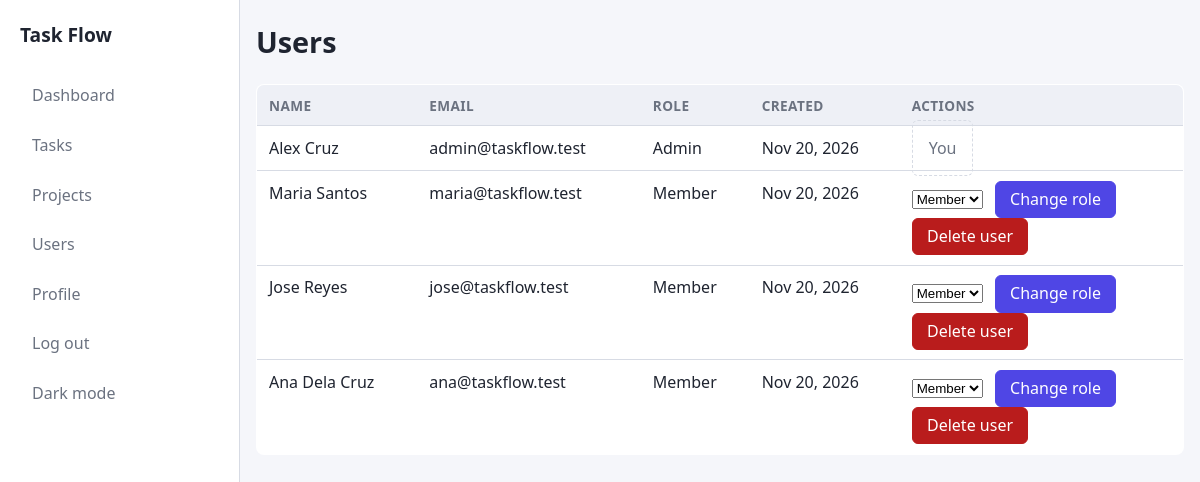
The page /pages/admin/users.php (signed in) on the database as committed earlier.
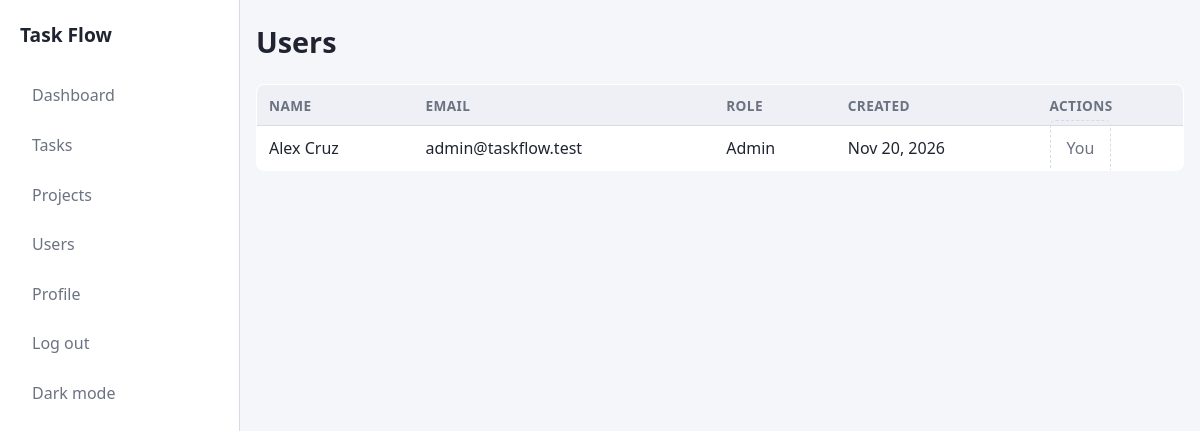
The same page on the database as committed later.
### tables this page shows
CREATE TABLE users (
    id INT AUTO_INCREMENT PRIMARY KEY,
    name VARCHAR(100) NOT NULL,
    email VARCHAR(150) NOT NULL UNIQUE,
    password_hash VARCHAR(255) NOT NULL,
    role ENUM('admin', 'member') NOT NULL DEFAULT 'member',
    avatar VARCHAR(255) NULL,
    created_at TIMESTAMP NOT NULL DEFAULT CURRENT_TIMESTAMP
);

### includes/functions.php (called while the page is built, shortened)
<?php
function e($value)
{
    return htmlspecialchars((string) $value, ENT_QUOTES, 'UTF-8');
}

### includes/auth.php (called while the page is built, shortened)
<?php
function isLoggedIn()
{
    return isset($_SESSION['user_id']);
}

### pages/admin/users.php (the view, shortened to what this page needs)
<?php
require_once dirname(__DIR__, 2) . '/config/database.php';
require_once BASE_PATH . '/includes/auth.php';
$own_id = (int) $_SESSION['user_id'];
$users = [];
try {
    $stmt = $pdo->query(
        'SELECT id, name, email, role, created_at
         FROM users
         ORDER BY id'
    );
    $users = $stmt->fetchAll();
} catch (PDOException $e) {
    logError($e->getMessage());
    $users = [];
}
$roles = ['admin' => 'Admin', 'member' => 'Member'];
$page_title = 'Users';
require_once BASE_PATH . '/includes/header.php';
?>
<h1>Users</h1>
<?php if (empty($users)): ?>
    <p class="empty">No users found.</p>
<?php else: ?>
    <table class="table">
        <thead>
            <tr>
                <th>Name</th>
                <th>Email</th>
                <th>Role</th>
                <th>Created</th>
                <th>Actions</th>
            </tr>
        </thead>
        <tbody>
            <?php foreach ($users as $user): ?>
                <?php $is_self = (int) $user['id'] === $own_id; ?>
                <tr>
                    <td><?php echo e($user['name']); ?></td>
                    <td><?php echo e($user['email']); ?></td>
                    <td><?php echo e(ucfirst($user['role'])); ?></td>
                    <td><?php echo e(date('M j, Y', strtotime($user['created_at']))); ?></td>
                    <td>
                        <?php if ($is_self): ?>
                            <span class="empty">You</span>
                        <?php else: ?>
                            <form method="post" action="<?php echo BASE_URL; ?>/pages/admin/users.php" class="row">
                                <select name="role">
                                    <?php foreach ($roles as $value => $label): ?>
                                        <option value="<?php echo e($value); ?>" <?php echo $user['role'] === $value ? 'selected' : ''; ?>>
                                            <?php echo e($label); ?>
                                        </option>
                                    <?php endforeach; ?>
                                </select>
                                <button type="submit" class="btn btn-primary">Change role</button>
                            </form>
                            <form method="post" action="<?php echo BASE_URL; ?>/pages/admin/users.php" class="row" onsubmit="return confirm('Delete this user? Their owned tasks and projects must be reassigned or deleted first.');">
                                <button type="submit" class="btn btn-danger">Delete user</button>
                            </form>
                        <?php endif; ?>
                    </td>
                </tr>
            <?php endforeach; ?>
        </tbody>
    </table>
<?php endif; ?>
<?php require_once BASE_PATH . '/includes/layout_end.php'; ?>

### includes/header.php (shortened to what this page needs)
<?php
require_once BASE_PATH . '/includes/auth.php';
$page_title = $page_title ?? 'Task Flow';
$is_auth_page = in_array($page_title, ['Log in', 'Register'], true);
$theme = 'light';
$next_theme = $theme === 'dark' ? 'light' : 'dark';
?>
<!DOCTYPE html>
<html lang="en">
<head>
    <link rel="stylesheet" href="<?php echo BASE_URL; ?>/assets/css/style.css">
</head>
<body class="theme-<?php echo e($theme); ?>"<?php echo $is_auth_page ? ' id="auth-page"' : ''; ?>>
    <div class="layout">
        <?php if (!$is_auth_page): ?>
            <aside class="sidebar">
                <a href="<?php echo BASE_URL; ?>/index.php"><strong>Task Flow</strong></a>
                <nav aria-label="Main navigation">
                    <?php if (isLoggedIn()): ?>
                        <a href="<?php echo BASE_URL; ?>/pages/dashboard.php">Dashboard</a>
                        <a href="<?php echo BASE_URL; ?>/pages/tasks/index.php">Tasks</a>
                        <?php if (($_SESSION['role'] ?? '') === 'admin'): ?>
                            <a href="<?php echo BASE_URL; ?>/pages/projects/index.php">Projects</a>
                            <a href="<?php echo BASE_URL; ?>/pages/admin/users.php">Users</a>
                        <?php endif; ?>
                        <a href="<?php echo BASE_URL; ?>/pages/profile.php">Profile</a>
                        <a href="<?php echo BASE_URL; ?>/pages/logout.php">Log out</a>
                    <?php else: ?>
                        <a href="<?php echo BASE_URL; ?>/pages/login.php">Log in</a>
                        <a href="<?php echo BASE_URL; ?>/pages/register.php">Register</a>
                    <?php endif; ?>
                    <a href="<?php echo BASE_URL; ?>/pages/theme.php?theme=<?php echo e($next_theme); ?>">
                        <?php echo $theme === 'dark' ? 'Light mode' : 'Dark mode'; ?>
                    </a>
                </nav>
            </aside>
        <?php endif; ?>
        <div class="content">
            <main class="container stack"<?php echo $is_auth_page ? ' id="auth-main"' : ''; ?>>

### includes/layout_end.php
            </main>
        </div>
    </div>
</body>
</html>

### assets/css/style.css (style rules this page uses)
body.theme-light { --bg: #f5f6fa; --surface: #ffffff; --surface-alt: #eef0f6; --text: #1f2430; --muted: #6b7280; --border: #d7dbe4; --primary: #4f46e5; --primary-text: #ffffff; --danger: #b91c1c; --danger-soft: #fdecec; --success: #15803d; --success-soft: #e8f6ee; --info-soft: #e8f0fe; }
* { box-sizing: border-box; }
body { margin: 0; background: var(--bg); color: var(--text); font-family: "Segoe UI", system-ui, -apple-system, Arial, sans-serif; line-height: 1.55; }
a { color: var(--primary); text-decoration: none; }
h1, h2, h3 { line-height: 1.25; margin: 0 0 0.5rem; }
h1 { font-size: 1.8rem; font-weight: 650; }
.container { width: 100%; max-width: 960px; margin: 0 auto; padding: 0 1rem; }
.stack { display: flex; flex-direction: column; gap: 1rem; padding-top: 1.5rem; padding-bottom: 2rem; }
.layout { display: grid; grid-template-columns: 240px minmax(0, 1fr); min-height: 100vh; }
.sidebar { background: var(--surface); border-right: 1px solid var(--border); padding: 1.25rem; position: sticky; top: 0; align-self: start; height: 100vh; overflow-y: auto; }
.sidebar > a { color: var(--text); font-size: 1.2rem; }
.sidebar nav { display: flex; flex-direction: column; gap: 0.35rem; margin-top: 1.5rem; }
.sidebar nav a { display: block; padding: 0.6rem 0.75rem; border-radius: 6px; color: var(--muted); }
.content { display: flex; flex-direction: column; min-width: 0; min-height: 100vh; }
.content > main { flex: 1; width: 100%; }
.table { width: 100%; border-collapse: collapse; background: var(--surface); border: 1px solid var(--border); border-radius: 8px; overflow: hidden; }
.table th, .table td { padding: 0.6rem 0.75rem; border-bottom: 1px solid var(--border); text-align: left; vertical-align: top; }
.table th { background: var(--surface-alt); font-size: 0.85rem; text-transform: uppercase; letter-spacing: 0.03em; color: var(--muted); }
.table tr:last-child td { border-bottom: 0; }
.empty { padding: 1rem; border: 1px dashed var(--border); border-radius: 6px; color: var(--muted); text-align: center; }
.row { display: flex; flex-wrap: wrap; align-items: center; gap: 0.75rem; }
.btn { display: inline-block; padding: 0.5rem 0.9rem; border: 1px solid var(--border); border-radius: 6px; background: var(--surface); color: var(--text); font: inherit; line-height: 1.2; cursor: pointer; }
.btn-primary { background: var(--primary); border-color: var(--primary); color: var(--primary-text); }
.btn-danger { background: var(--danger); border-color: var(--danger); color: #ffffff; }

Rows that differ between the two databases and show on the page:
removed users: name "Maria Santos", email "maria@taskflow.test", role "Member", created_at "Nov 20, 2026"
removed users: name "Jose Reyes", email "jose@taskflow.test", role "Member", created_at "Nov 20, 2026"
removed users: name "Ana Dela Cruz", email "ana@taskflow.test", role "Member", created_at "Nov 20, 2026"
